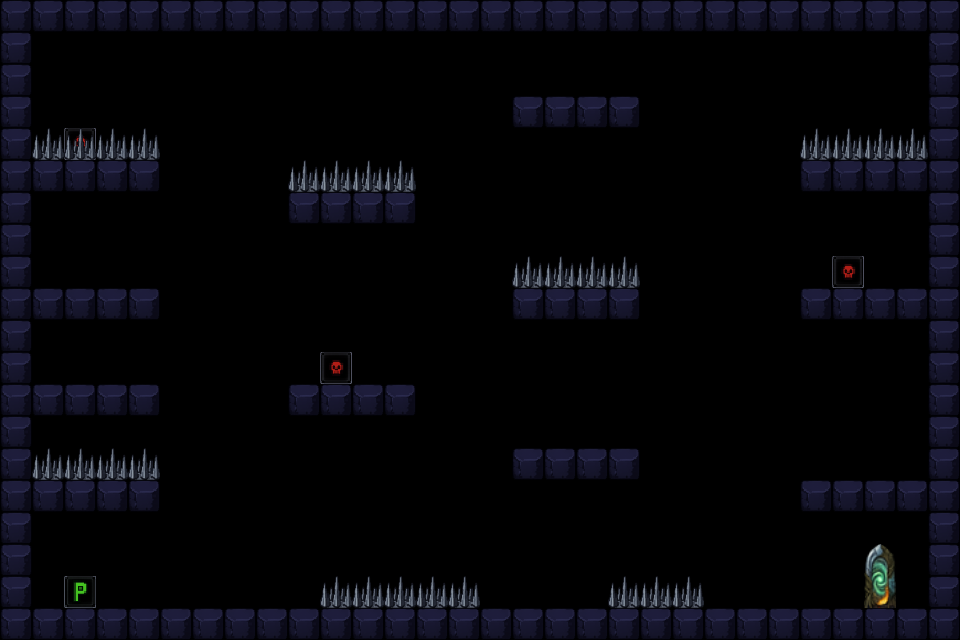

Rendered tile map (Tiled .tmx) drawn with the repository's tilesets; below, a short description and the map source with its tile grids summarised:
An orthogonal 30x20 tile map with 32x32 px tiles, 7 tile layers (monsters, solid, oneway, traps, ...), 2 tilesets.

<map version="1.10" tiledversion="1.12.1" orientation="orthogonal" renderorder="right-down" width="30" height="20" tilewidth="32" tileheight="32" infinite="0" nextlayerid="1" nextobjectid="1">
 <tileset firstgid="1" source="block.tsx" />
 <tileset firstgid="161060739" source="port.tsx" />
 <layer id="10" name="monsters" width="30" height="20">
  <data>[600 cells, 3 non-empty, 1 distinct tile ids]</data>
 </layer>
 <layer id="2" name="solid" width="30" height="20">
  <data>[600 cells, 96 non-empty, 1 distinct tile ids]</data>
 </layer>
 <layer id="9" name="oneway" width="30" height="20">
  <data>[600 cells, 48 non-empty, 1 distinct tile ids]</data>
 </layer>
 <layer id="11" name="traps" width="30" height="20">
  <data>[600 cells, 28 non-empty, 1 distinct tile ids]</data>
 </layer>
 <layer id="6" name="boss" width="30" height="20">
  <data>[600 cells, 0 non-empty, 0 distinct tile ids]</data>
 </layer>
 <layer id="7" name="portal" width="30" height="20">
  <data>[600 cells, 1 non-empty, 1 distinct tile ids]</data>
 </layer>
 <layer id="8" name="player" width="30" height="20">
  <data>[600 cells, 1 non-empty, 1 distinct tile ids]</data>
 </layer>
</map>
